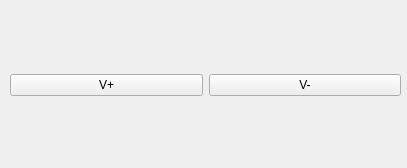
<?xml version="1.0" encoding="UTF-8"?>
<ui version="4.0">
 <class>Keytest</class>
 <widget class="QWidget" name="Keytest">
  <property name="geometry">
   <rect>
    <x>0</x>
    <y>0</y>
    <width>407</width>
    <height>168</height>
   </rect>
  </property>
  <property name="windowTitle">
   <string>Keytest</string>
  </property>
  <property name="autoFillBackground">
   <bool>false</bool>
  </property>
  <widget class="QWidget" name="layoutWidget">
   <property name="geometry">
    <rect>
     <x>10</x>
     <y>10</y>
     <width>391</width>
     <height>151</height>
    </rect>
   </property>
   <layout class="QGridLayout" name="mainLayout">
    <item row="0" column="0">
     <widget class="QPushButton" name="pbt_up">
      <property name="enabled">
       <bool>true</bool>
      </property>
      <property name="sizePolicy">
       <sizepolicy hsizetype="Expanding" vsizetype="Fixed">
        <horstretch>0</horstretch>
        <verstretch>0</verstretch>
       </sizepolicy>
      </property>
      <property name="text">
       <string>V+</string>
      </property>
     </widget>
    </item>
    <item row="0" column="1">
     <widget class="QPushButton" name="pbt_down">
      <property name="enabled">
       <bool>true</bool>
      </property>
      <property name="sizePolicy">
       <sizepolicy hsizetype="Expanding" vsizetype="Fixed">
        <horstretch>0</horstretch>
        <verstretch>0</verstretch>
       </sizepolicy>
      </property>
      <property name="text">
       <string>V-</string>
      </property>
     </widget>
    </item>
   </layout>
  </widget>
 </widget>
<!-- <layoutdefault spacing="6" margin="11"/> 
 <resources/>
 <connections/>
 -->
</ui>
